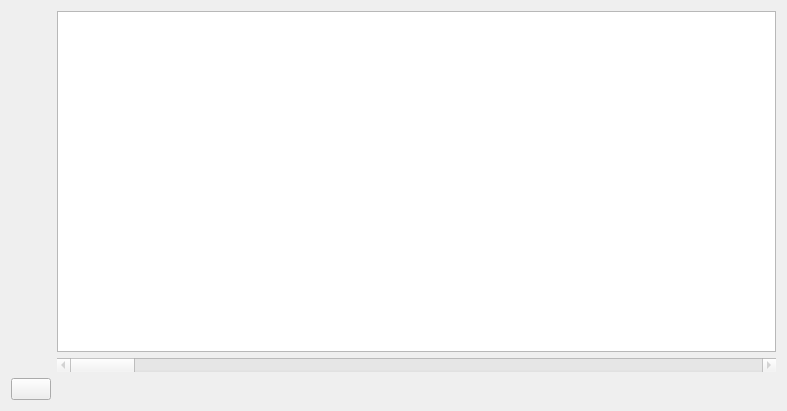
<?xml version="1.0" encoding="UTF-8"?>
<ui version="4.0">
 <class>AbsorptionWidget</class>
 <widget class="QWidget" name="AbsorptionWidget">
  <property name="geometry">
   <rect>
    <x>0</x>
    <y>0</y>
    <width>787</width>
    <height>411</height>
   </rect>
  </property>
  <property name="sizePolicy">
   <sizepolicy hsizetype="Expanding" vsizetype="Expanding">
    <horstretch>0</horstretch>
    <verstretch>0</verstretch>
   </sizepolicy>
  </property>
  <property name="windowTitle">
   <string>Absorption correction</string>
  </property>
  <layout class="QGridLayout" name="gridLayout">
   <item row="0" column="1">
    <widget class="QGraphicsView" name="graphicsView">
     <property name="sizePolicy">
      <sizepolicy hsizetype="Expanding" vsizetype="Expanding">
       <horstretch>0</horstretch>
       <verstretch>0</verstretch>
      </sizepolicy>
     </property>
    </widget>
   </item>
   <item row="1" column="1">
    <widget class="QScrollBar" name="horizontalScrollBar">
     <property name="enabled">
      <bool>false</bool>
     </property>
     <property name="orientation">
      <enum>Qt::Horizontal</enum>
     </property>
    </widget>
   </item>
   <item row="2" column="0">
    <widget class="QPushButton" name="pushButton">
     <property name="text">
      <string/>
     </property>
    </widget>
   </item>
  </layout>
 </widget>
 <resources/>
 <connections/>
</ui>
